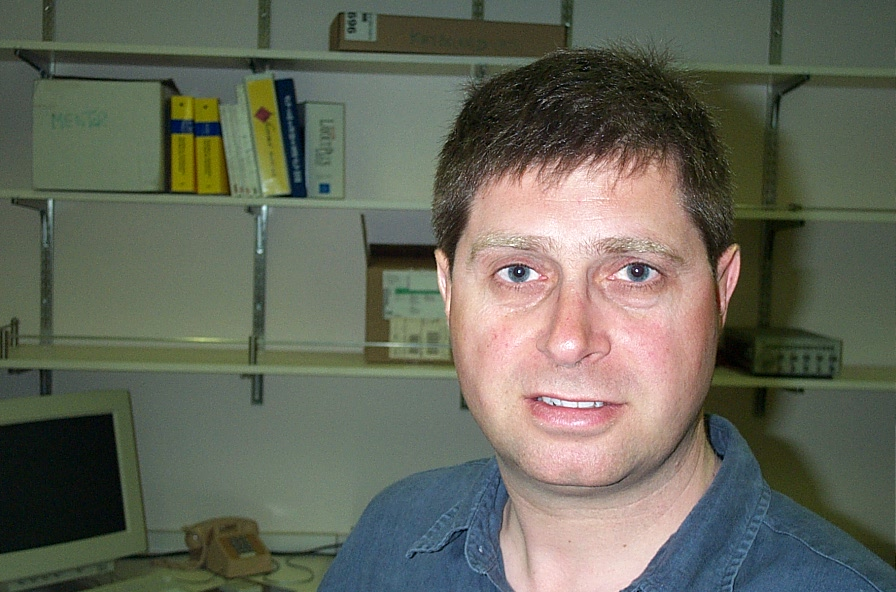
#> input picture Chapter08/faces_dataset/test/image_0019.jpg, 896 x 592 px, given in place of the camera
$ python Haarcascade_face_detector.py   (Python 2 division)
#> lines starting #> are read from the running program, lines starting #| are printed output that depends on the picture
import cv2
import numpy as np

# Load face cascade file
frontalface_cascade= cv2.CascadeClassifier('haarcascade_frontalface_alt.xml')

# Check if face cascade file has been loaded
if frontalface_cascade.empty():
	raise IOError('Unable to load the face cascade classifier xml file')

# Initialize video capture object
capture = cv2.VideoCapture(0)

# Define the scaling factor
scale_factor = 0.5

# Loop until you hit the Esc key
while True:
    # Capture current frame  and resize it
    ret, frame = capture.read()
#> frame is the input picture: shape (592, 896, 3); mean B, G, R 90.5, 103.5, 101.6
    frame = cv2.resize(frame, None, fx=scale_factor, fy=scale_factor,
            interpolation=cv2.INTER_AREA)
#> frame: shape (296, 448, 3)

    # Convert to grayscale
    gray_image = cv2.cvtColor(frame, cv2.COLOR_BGR2GRAY)
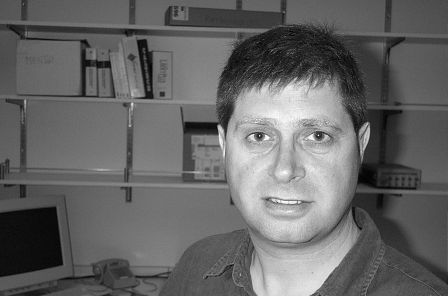
#> gray_image: shape (296, 448); min 2, max 253, mean 101.6

    # Run the face detector on the grayscale image
    face_rectangle = frontalface_cascade.detectMultiScale(gray_image, 1.3, 5)
#> face_rectangle = [[203, 70, 170, 170]]

    # Draw rectangles on the image
    for (x,y,w,h) in face_rectangle:
        cv2.rectangle(frame, (x,y), (x+w,y+h), (0,255,0), 3)

    # Display the image
    	cv2.imshow('Face Detector', frame)
#> this loop made 1 pass
#> pass 1, `cv2.imshow('Face Detector', frame)`:
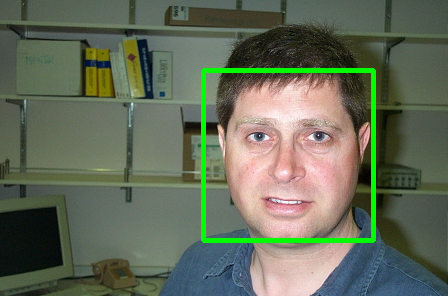
#> window 'Face Detector': shape (296, 448, 3); mean B, G, R 88.7, 108, 99.6

    # Check if Esc key has been pressed
    a = cv2.waitKey(1)
#> (key Esc is pressed here)
    if a == 10:
        break

# Release the video capture object and close all windows
capture.release()
cv2.destroyAllWindows()

$ run again, on Chapter08/faces_dataset/test/image_0020.jpg
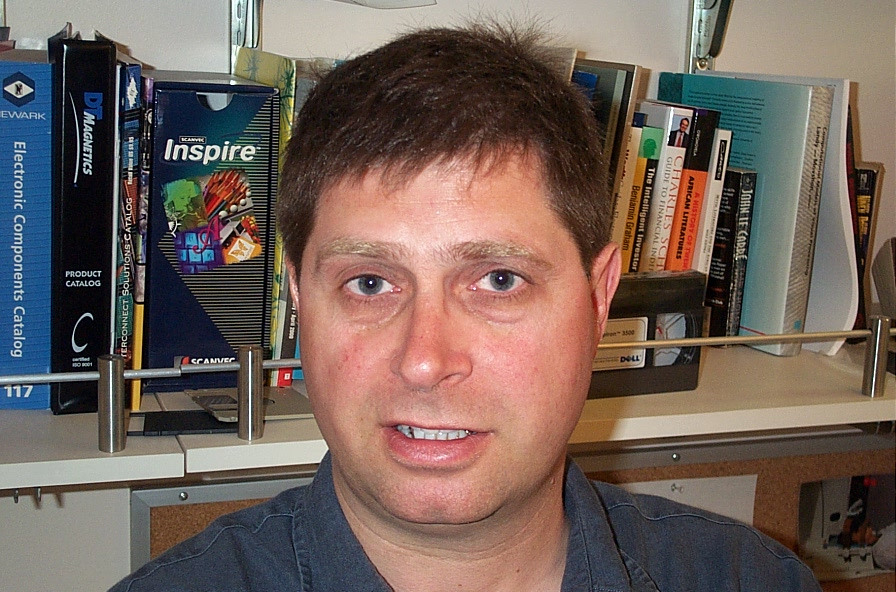
#> input picture Chapter08/faces_dataset/test/image_0020.jpg, 896 x 592 px, given in place of the camera
#> frame is the input picture: shape (592, 896, 3); mean B, G, R 90.4, 98, 114.4
#> frame: shape (296, 448, 3)
#> `gray_image = cv2.cvtColor(frame, cv2.COLOR_BGR2GRAY)`:
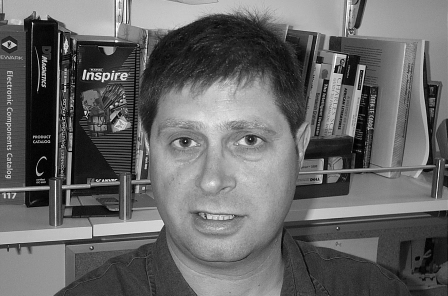
#> gray_image: shape (296, 448); min 0, max 254, mean 102.1
#> face_rectangle = [[131, 74, 174, 174]]
#> the loop `for (x,y,w,h) in face_rectangle:` made 1 pass
#> pass 1, `cv2.imshow('Face Detector', frame)`:
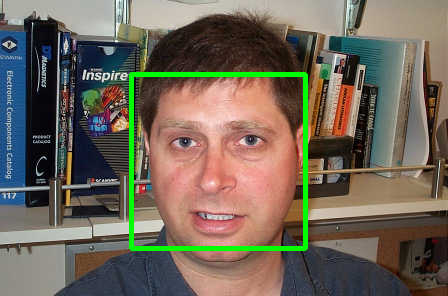
#> window 'Face Detector': shape (296, 448, 3); mean B, G, R 89, 102.9, 112

$ run again, on Chapter08/faces_dataset/test/image_0021.jpg
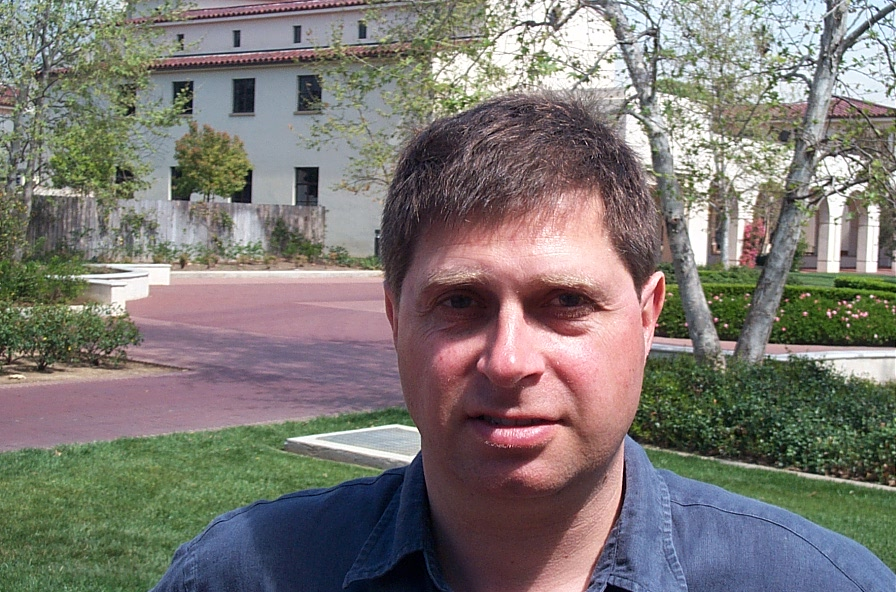
#> input picture Chapter08/faces_dataset/test/image_0021.jpg, 896 x 592 px, given in place of the camera
#> frame is the input picture: shape (592, 896, 3); mean B, G, R 115.2, 119.9, 124.6
#> frame: shape (296, 448, 3)
#> `gray_image = cv2.cvtColor(frame, cv2.COLOR_BGR2GRAY)`:
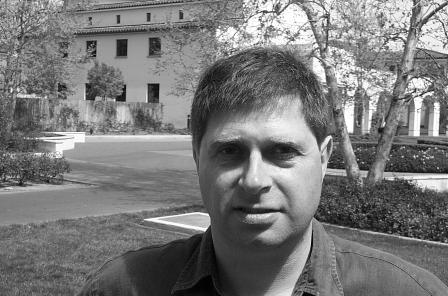
#> gray_image: shape (296, 448); min 1, max 255, mean 120.9
#> face_rectangle = [[187, 100, 141, 141]]
#> the loop `for (x,y,w,h) in face_rectangle:` made 1 pass
#> pass 1, `cv2.imshow('Face Detector', frame)`:
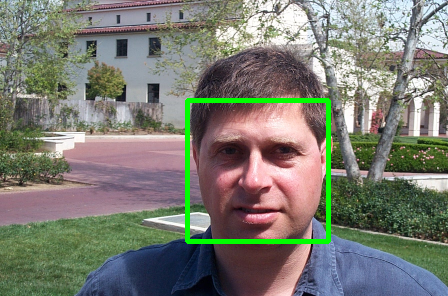
#> window 'Face Detector': shape (296, 448, 3); mean B, G, R 113.1, 123.3, 122.2

$ run again, on Chapter08/faces_dataset/test/image_0039.jpg
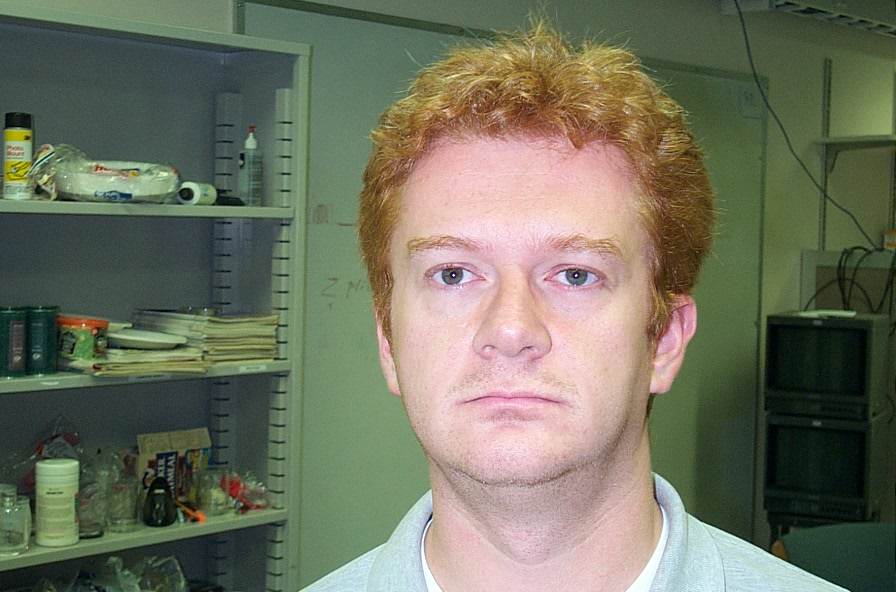
#> input picture Chapter08/faces_dataset/test/image_0039.jpg, 896 x 592 px, given in place of the camera
#> frame is the input picture: shape (592, 896, 3); mean B, G, R 96, 114.4, 112.2
#> frame: shape (296, 448, 3)
#> `gray_image = cv2.cvtColor(frame, cv2.COLOR_BGR2GRAY)`:
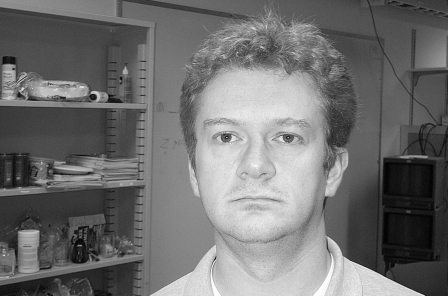
#> gray_image: shape (296, 448); min 1, max 254, mean 111.8
#> face_rectangle = [[175, 75, 163, 163]]
#> the loop `for (x,y,w,h) in face_rectangle:` made 1 pass
#> pass 1, `cv2.imshow('Face Detector', frame)`:
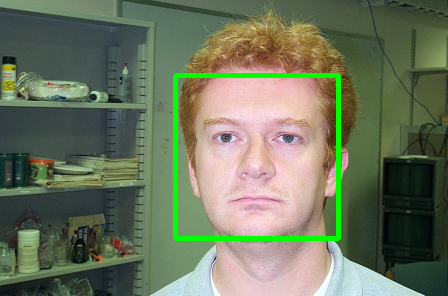
#> window 'Face Detector': shape (296, 448, 3); mean B, G, R 93.4, 117.5, 108.8
